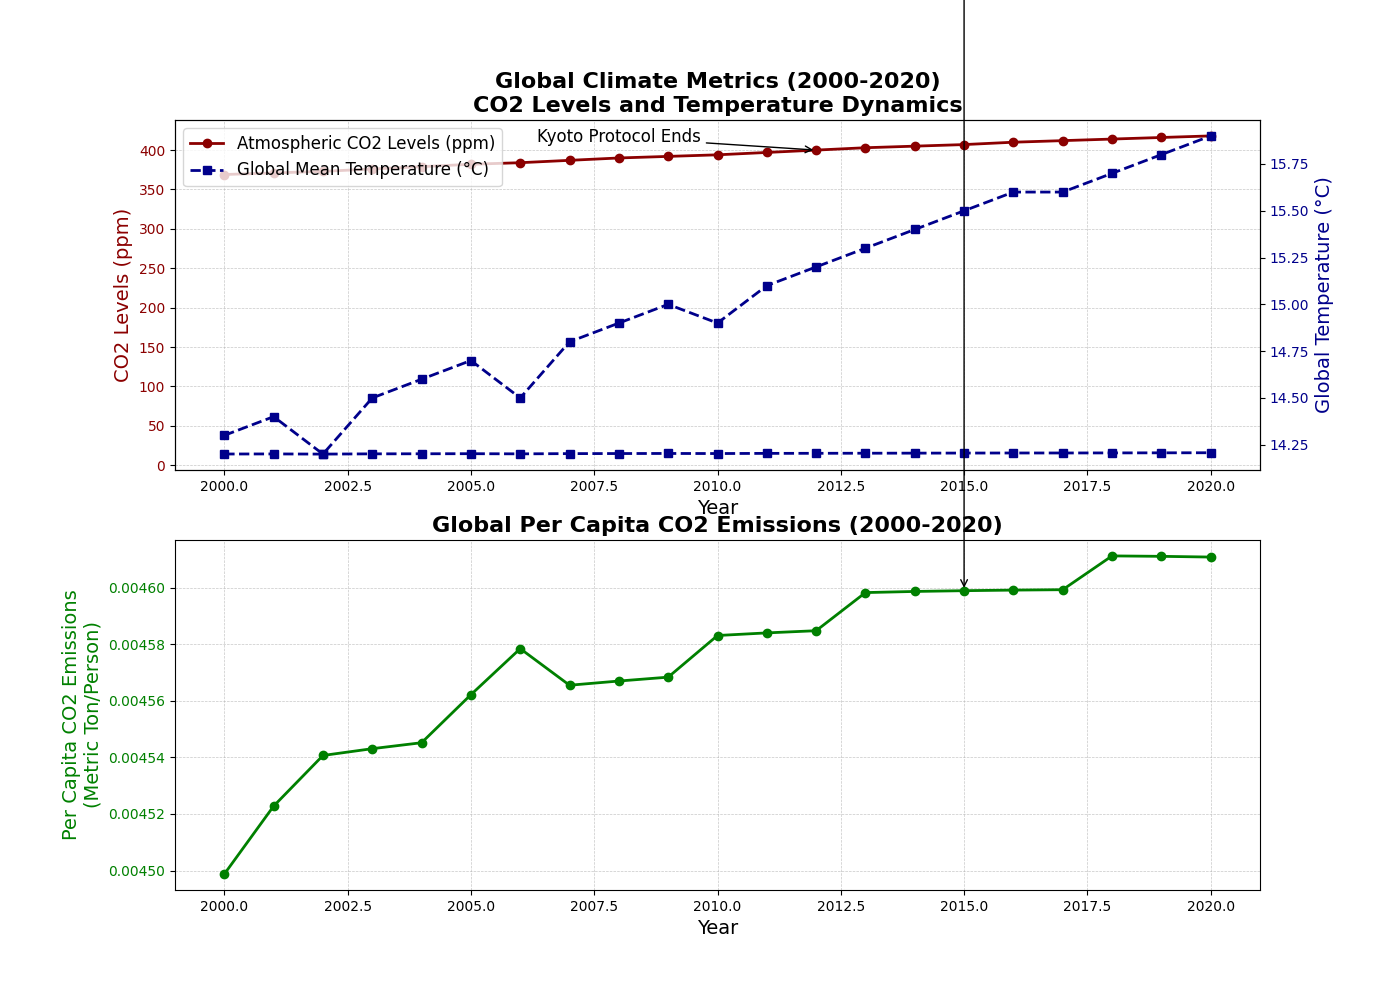

Recreate this plot in Python.
import matplotlib.pyplot as plt
import numpy as np

# Define the years and corresponding atmospheric CO2 levels and global mean temperatures
years = np.arange(2000, 2021)
co2_levels = [369, 371, 373, 376, 379, 382, 384, 387, 390, 392, 394, 397, 400, 403, 405, 407, 410, 412, 414, 416, 418]
global_temps = [14.3, 14.4, 14.2, 14.5, 14.6, 14.7, 14.5, 14.8, 14.9, 15.0, 14.9, 15.1, 15.2, 15.3, 15.4, 15.5, 15.6, 15.6, 15.7, 15.8, 15.9]

# Define a new metric: per capita CO2 emissions
population_million = [6112.8, 6235.1, 6364.7, 6493.4, 6622.4, 6751.2, 6880.1, 7009.1, 7138.2, 7267.4, 7396.8, 7526.2, 7655.8, 7785.6, 7915.4, 8045.4, 8175.5, 8305.7, 8436.0, 8566.4, 8697.0]
co2_emissions = [27.5, 28.2, 28.9, 29.5, 30.1, 30.8, 31.5, 32.0, 32.6, 33.2, 33.9, 34.5, 35.1, 35.8, 36.4, 37.0, 37.6, 38.2, 38.9, 39.5, 40.1]
per_capita_emissions = [co2/pop for co2, pop in zip(co2_emissions, population_million)]

# Initialize the plot with multiple subplots
fig, (ax1, ax2) = plt.subplots(2, 1, figsize=(14, 10), dpi=100)

# Plot the CO2 levels and global temperature on the primary y-axis of the first subplot
ax1.plot(years, co2_levels, color='darkred', linestyle='-', linewidth=2, marker='o', label='Atmospheric CO2 Levels (ppm)')
ax1.plot(years, global_temps, color='darkblue', linestyle='--', linewidth=2, marker='s', label='Global Mean Temperature (°C)')

# Add grid and layout to the first subplot
ax1.grid(True, linestyle='--', linewidth=0.5, alpha=0.7)
ax1.set_title('Global Climate Metrics (2000-2020)\nCO2 Levels and Temperature Dynamics', fontsize=16, weight='bold')
ax1.set_xlabel('Year', fontsize=14)
ax1.set_ylabel('CO2 Levels (ppm)', fontsize=14, color='darkred')
ax1.tick_params(axis='y', labelcolor='darkred')

# Create a secondary y-axis for the global mean temperature
ax1_secondary = ax1.twinx()
ax1_secondary.set_ylabel('Global Temperature (°C)', fontsize=14, color='darkblue')
ax1_secondary.plot(years, global_temps, color='darkblue', linestyle='--', linewidth=2, marker='s')
ax1_secondary.tick_params(axis='y', labelcolor='darkblue')

# Legends for the first subplot
lines, labels = ax1.get_legend_handles_labels()
lines2, labels2 = ax1_secondary.get_legend_handles_labels()
ax1.legend(lines + lines2, labels + labels2, loc='upper left', fontsize=12)

# Plot the per capita CO2 emissions in the second subplot
ax2.plot(years, per_capita_emissions, color='green', linestyle='-', linewidth=2, marker='o', label='Per Capita CO2 Emissions (Metric Ton/Person)')

# Add grid and layout to the second subplot
ax2.grid(True, linestyle='--', linewidth=0.5, alpha=0.7)
ax2.set_title('Global Per Capita CO2 Emissions (2000-2020)', fontsize=16, weight='bold')
ax2.set_xlabel('Year', fontsize=14)
ax2.set_ylabel('Per Capita CO2 Emissions\n(Metric Ton/Person)', fontsize=14, color='green')
ax2.tick_params(axis='y', labelcolor='green')

# Annotations for significant data points
ax1.annotate('Kyoto Protocol Ends', xy=(2012, co2_levels[12]), xytext=(2008, 410),
             arrowprops=dict(facecolor='black', arrowstyle='->'),
             fontsize=12, ha='center')

ax2.annotate('Sharp Increase', xy=(2015, per_capita_emissions[15]), xytext=(2010, 4.5),
             arrowprops=dict(facecolor='black', arrowstyle='->'),
             fontsize=12, ha='center')

# Automatically adjust layout
plt.tight_layout()

# Display the plot
plt.show()
